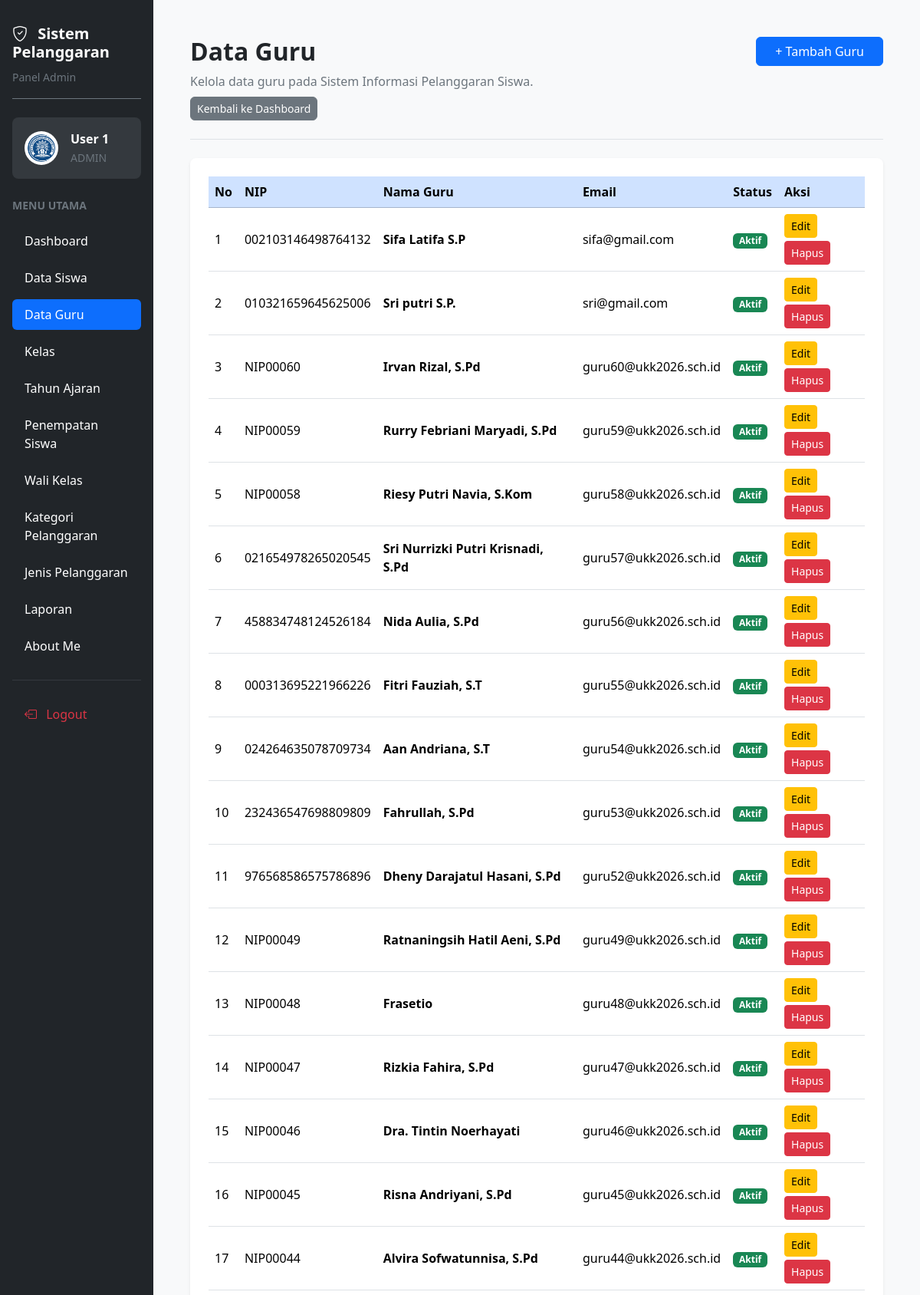
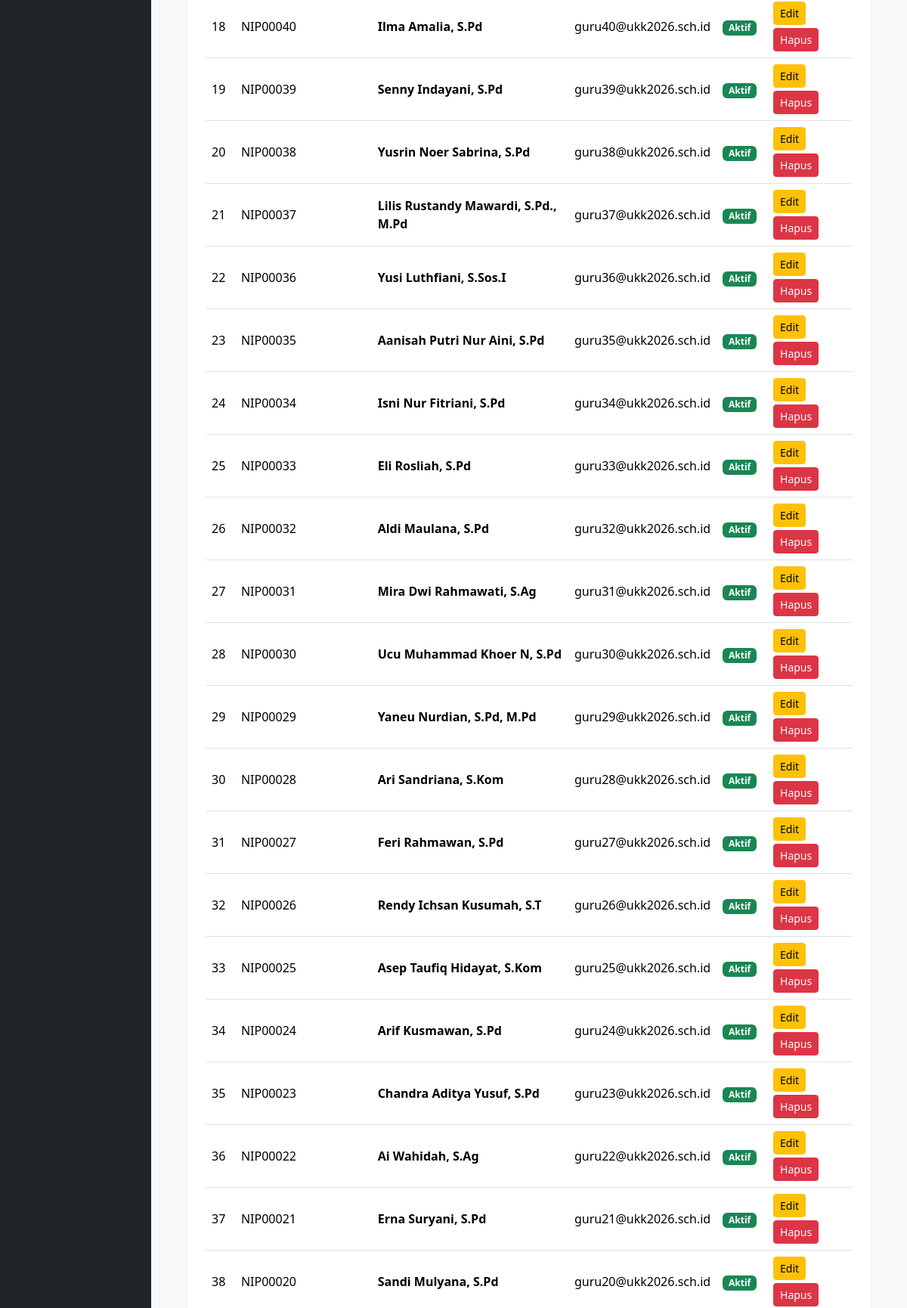
Screenshot of /guru.php (signed in, upper part) with the database file from the repository (2 pictures, top to bottom).
### tables this page shows
CREATE TABLE `t_guru` (
  `id` int(11) NOT NULL,
  `nip` varchar(30) NOT NULL,
  `nama` varchar(150) NOT NULL,
  `email` varchar(150) NOT NULL,
  `status_aktif` tinyint(1) NOT NULL,
  `user_id` int(11) NOT NULL,
  `created_at` timestamp NULL DEFAULT current_timestamp(),
  `updated_at` timestamp NULL DEFAULT current_timestamp()
);

### guru.php (the view, shortened to what this page needs)
<?php
require_once __DIR__ . "/config/koneksi.php";
$nama = htmlspecialchars(
    $_SESSION['name'] ?? 'Pengguna',
    ENT_QUOTES,
    'UTF-8'
);
$query = mysqli_query($koneksi, "SELECT * FROM t_guru ORDER BY id DESC");
$menuAdmin = [
    ['Dashboard', 'dashboard.php'],
    ['Data Siswa', 'siswa.php'],
    ['Data Guru', 'guru.php'],
    ['Kelas', 'kelas.php'],
    ['Tahun Ajaran', 'tahun_ajaran.php'],
    ['Penempatan Siswa', 'penempatan_siswa.php'],
    ['Wali Kelas', 'wali_kelas.php'],
    ['Kategori Pelanggaran', 'kategori_pelanggaran.php'],
    ['Jenis Pelanggaran', 'jenis_pelanggaran.php'],
    ['Laporan', 'laporan.php'],
    ['About Me', 'abautme.php']
];
?>
<!DOCTYPE html>
<html lang="id">
<head>
    <link href="https://cdn.jsdelivr.net/npm/bootstrap@5.3.3/dist/css/bootstrap.min.css" rel="stylesheet">
    <link href="https://cdn.jsdelivr.net/npm/bootstrap-icons@1.11.3/font/bootstrap-icons.min.css" rel="stylesheet">
    <link href="https://cdn.datatables.net/2.3.4/css/dataTables.bootstrap5.min.css" rel="stylesheet">
</head>
<body class="bg-light overflow-hidden">
<div class="container-fluid vh-100 overflow-hidden">
    <div class="row h-100 flex-nowrap">
        <aside class="col-3 col-md-3 col-lg-2 bg-dark vh-100 overflow-y-auto p-3 flex-shrink-0">
            <div class="text-white mb-4 pt-3 pb-3 border-bottom border-secondary">
                <h5 class="fw-bold mb-2">
                    <i class="bi bi-shield-check me-2"></i>
                    Sistem Pelanggaran
                </h5>
                <small class="text-secondary">Panel Admin</small>
            </div>
            <div class="bg-secondary bg-opacity-25 rounded-3 p-3 mb-4">
                <div class="d-flex align-items-center gap-3">
                    <img src="logo.png" alt="Logo Aplikasi" width="44" height="44"
                         class="rounded-circle bg-white p-1">
                    <div class="text-white text-break">
                        <div class="fw-semibold"><?= $nama; ?></div>
                        <small class="text-secondary">ADMIN</small>
                    </div>
                </div>
            </div>
            <div class="text-secondary small fw-semibold mb-3">MENU UTAMA</div>
            <ul class="nav nav-pills flex-column gap-2">
                <?php foreach ($menuAdmin as $item): ?>
                    <li class="nav-item">
                        <a
                            href="<?= htmlspecialchars($item[1], ENT_QUOTES, 'UTF-8'); ?>"
                            class="nav-link <?= $item[0] === 'Data Guru' ? 'active' : 'text-white'; ?> rounded-2 py-2 px-3"
                            <?= $item[0] === 'Data Guru' ? 'aria-current="page"' : ''; ?>
                        >
                            <?= htmlspecialchars($item[0], ENT_QUOTES, 'UTF-8'); ?>
                        </a>
                    </li>
                <?php endforeach; ?>
            </ul>
            <hr class="border-secondary my-4">
            <a href="logout.php" class="nav-link text-danger rounded-2 py-2 px-3">
                <i class="bi bi-box-arrow-left me-2"></i>
                Logout
            </a>
        </aside>
        <main class="col-9 col-md-9 col-lg-10 vh-100 overflow-y-auto p-3 p-lg-5">
            <div class="d-flex flex-wrap justify-content-between align-items-start gap-3 mb-4 pb-4 border-bottom">
                <div>
                    <h2 class="fw-bold mb-2">Data Guru</h2>
                    <p class="text-secondary mb-2">
                        Kelola data guru pada Sistem Informasi Pelanggaran Siswa.
                    </p>
                    <a href="dashboard.php" class="btn btn-secondary btn-sm rounded-2">
                        Kembali ke Dashboard
                    </a>
                </div>
                <a href="tambah_guru.php" class="btn btn-primary rounded-2 px-4">
                    + Tambah Guru
                </a>
            </div>
            <div class="card border-0 shadow-sm rounded-3">
                <div class="card-body p-3 p-lg-4">
                    <div class="table-responsive">
                        <table id="tabelGuru" class="table table-hover align-middle">
                            <thead>
                                <tr class="table-primary">
                                    <th>No</th>
                                    <th>NIP</th>
                                    <th>Nama Guru</th>
                                    <th>Email</th>
                                    <th>Status</th>
                                    <th>Aksi</th>
                                </tr>
                            </thead>
                            <tbody>
                                <?php $no = 1; ?>
                                <?php while ($guru = mysqli_fetch_assoc($query)): ?>
                                    <tr>
                                        <td><?= $no++; ?></td>
                                        <td>
                                            <?= htmlspecialchars($guru['nip'] ?? '', ENT_QUOTES, 'UTF-8'); ?>
                                        </td>
                                        <td class="fw-semibold">
                                            <?= htmlspecialchars($guru['nama'] ?? '', ENT_QUOTES, 'UTF-8'); ?>
                                        </td>
                                        <td>
                                            <?= htmlspecialchars($guru['email'] ?? '', ENT_QUOTES, 'UTF-8'); ?>
                                        </td>
                                        <td>
                                            <?php if ((int) ($guru['status_aktif'] ?? 0) === 1): ?>
                                                <span class="badge bg-success">Aktif</span>
                                            <?php else: ?>
                                                <span class="badge bg-secondary">Tidak Aktif</span>
                                            <?php endif; ?>
                                        </td>
                                        <td>
                                            <div class="d-flex flex-wrap gap-1">
                                                <a
                                                    href="edit_guru.php?id=<?= (int) $guru['id']; ?>"
                                                    class="btn btn-warning btn-sm"
                                                >Edit</a>
                                                <a
                                                    href="hapus_guru.php?id=<?= (int) $guru['id']; ?>"
                                                    class="btn btn-danger btn-sm"
                                                    onclick="return confirm('Yakin ingin menghapus data guru ini?')"
                                                >Hapus</a>
                                            </div>
                                        </td>
                                    </tr>
                                <?php endwhile; ?>
                            </tbody>
                        </table>
                    </div>
                </div>
            </div>
        </main>
    </div>
</div>
</body>
</html>

### rows the page displays
t_guru: nip "002103146498764132", nama "Sifa Latifa S.P", email "sifa@gmail.com", status_aktif "Aktif"
t_guru: nip "010321659645625006", nama "Sri putri S.P.", email "sri@gmail.com", status_aktif "Aktif"
t_guru: nip "NIP00060", nama "Irvan Rizal, S.Pd", email "guru60@ukk2026.sch.id", status_aktif "Aktif"
t_guru: nip "NIP00059", nama "Rurry Febriani Maryadi, S.Pd", email "guru59@ukk2026.sch.id", status_aktif "Aktif"
t_guru: nip "NIP00058", nama "Riesy Putri Navia, S.Kom", email "guru58@ukk2026.sch.id", status_aktif "Aktif"
t_guru: nip "021654978265020545", nama "Sri Nurrizki Putri Krisnadi, S.Pd", email "guru57@ukk2026.sch.id", status_aktif "Aktif"
t_guru: nip "458834748124526184", nama "Nida Aulia, S.Pd", email "guru56@ukk2026.sch.id", status_aktif "Aktif"
t_guru: nip "000313695221966226", nama "Fitri Fauziah, S.T", email "guru55@ukk2026.sch.id", status_aktif "Aktif"
t_guru: nip "024264635078709734", nama "Aan Andriana, S.T", email "guru54@ukk2026.sch.id", status_aktif "Aktif"
t_guru: nip "232436547698809809", nama "Fahrullah, S.Pd", email "guru53@ukk2026.sch.id", status_aktif "Aktif"
t_guru: nip "976568586575786896", nama "Dheny Darajatul Hasani, S.Pd", email "guru52@ukk2026.sch.id", status_aktif "Aktif"
t_guru: nip "NIP00049", nama "Ratnaningsih Hatil Aeni, S.Pd", email "guru49@ukk2026.sch.id", status_aktif "Aktif"
t_guru: nip "NIP00048", nama "Frasetio", email "guru48@ukk2026.sch.id", status_aktif "Aktif"
t_guru: nip "NIP00047", nama "Rizkia Fahira, S.Pd", email "guru47@ukk2026.sch.id", status_aktif "Aktif"
t_guru: nip "NIP00046", nama "Dra. Tintin Noerhayati", email "guru46@ukk2026.sch.id", status_aktif "Aktif"
t_guru: nip "NIP00045", nama "Risna Andriyani, S.Pd", email "guru45@ukk2026.sch.id", status_aktif "Aktif"
t_guru: nip "NIP00044", nama "Alvira Sofwatunnisa, S.Pd", email "guru44@ukk2026.sch.id", status_aktif "Aktif"
t_guru: nip "NIP00040", nama "Ilma Amalia, S.Pd", email "guru40@ukk2026.sch.id", status_aktif "Aktif"
t_guru: nip "NIP00039", nama "Senny Indayani, S.Pd", email "guru39@ukk2026.sch.id", status_aktif "Aktif"
t_guru: nip "NIP00038", nama "Yusrin Noer Sabrina, S.Pd", email "guru38@ukk2026.sch.id", status_aktif "Aktif"
t_guru: nip "NIP00037", nama "Lilis Rustandy Mawardi, S.Pd., M.Pd", email "guru37@ukk2026.sch.id", status_aktif "Aktif"
t_guru: nip "NIP00036", nama "Yusi Luthfiani, S.Sos.I", email "guru36@ukk2026.sch.id", status_aktif "Aktif"
t_guru: nip "NIP00035", nama "Aanisah Putri Nur Aini, S.Pd", email "guru35@ukk2026.sch.id", status_aktif "Aktif"
t_guru: nip "NIP00034", nama "Isni Nur Fitriani, S.Pd", email "guru34@ukk2026.sch.id", status_aktif "Aktif"
t_guru: nip "NIP00033", nama "Eli Rosliah, S.Pd", email "guru33@ukk2026.sch.id", status_aktif "Aktif"
t_guru: nip "NIP00032", nama "Aldi Maulana, S.Pd", email "guru32@ukk2026.sch.id", status_aktif "Aktif"
t_guru: nip "NIP00031", nama "Mira Dwi Rahmawati, S.Ag", email "guru31@ukk2026.sch.id", status_aktif "Aktif"
t_guru: nip "NIP00030", nama "Ucu Muhammad Khoer N, S.Pd", email "guru30@ukk2026.sch.id", status_aktif "Aktif"
t_guru: nip "NIP00029", nama "Yaneu Nurdian, S.Pd, M.Pd", email "guru29@ukk2026.sch.id", status_aktif "Aktif"
t_guru: nip "NIP00028", nama "Ari Sandriana, S.Kom", email "guru28@ukk2026.sch.id", status_aktif "Aktif"
t_guru: nip "NIP00027", nama "Feri Rahmawan, S.Pd", email "guru27@ukk2026.sch.id", status_aktif "Aktif"
t_guru: nip "NIP00026", nama "Rendy Ichsan Kusumah, S.T", email "guru26@ukk2026.sch.id", status_aktif "Aktif"
t_guru: nip "NIP00025", nama "Asep Taufiq Hidayat, S.Kom", email "guru25@ukk2026.sch.id", status_aktif "Aktif"
t_guru: nip "NIP00024", nama "Arif Kusmawan, S.Pd", email "guru24@ukk2026.sch.id", status_aktif "Aktif"
t_guru: nip "NIP00023", nama "Chandra Aditya Yusuf, S.Pd", email "guru23@ukk2026.sch.id", status_aktif "Aktif"
t_guru: nip "NIP00022", nama "Ai Wahidah, S.Ag", email "guru22@ukk2026.sch.id", status_aktif "Aktif"
t_guru: nip "NIP00021", nama "Erna Suryani, S.Pd", email "guru21@ukk2026.sch.id", status_aktif "Aktif"
t_guru: nip "NIP00020", nama "Sandi Mulyana, S.Pd", email "guru20@ukk2026.sch.id", status_aktif "Aktif"

### other values shown
$nama "User 1"
$item[0] "Dashboard"
$item[0] "Data Siswa"
$item[0] "Data Guru"
$item[0] "Kelas"
$item[0] "Tahun Ajaran"
$item[0] "Penempatan Siswa"
$item[0] "Wali Kelas"
$item[0] "Kategori Pelanggaran"
$item[0] "Jenis Pelanggaran"
$item[0] "Laporan"
$item[0] "About Me"
